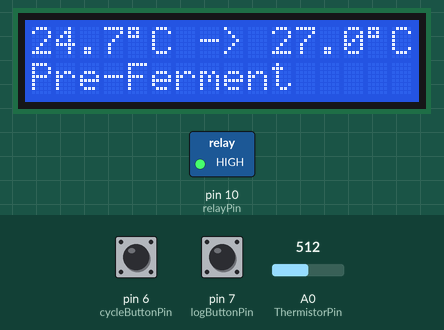
Simulated run of this sketch. Board: Arduino Uno, built with avr-gcc and run on an emulated ATmega328P. On the bench: 16×2 character LCD, switched loads named in the sketch (green lamp = pin HIGH). The test bench sets the inputs (shaded band); at power-on: pin 7 (logButtonPin) HIGH, pin 6 (cycleButtonPin) HIGH, A0 (ThermistorPin) = 512. Storage starts empty; pins used as bus, display or sensor lines are not drawn; what the sketch prints to the serial monitor is not drawn.

Above: at 1.9 s.
2.0 s: pin 7 (logButtonPin) pulled LOW for 3.2 s
At 5.6 s:
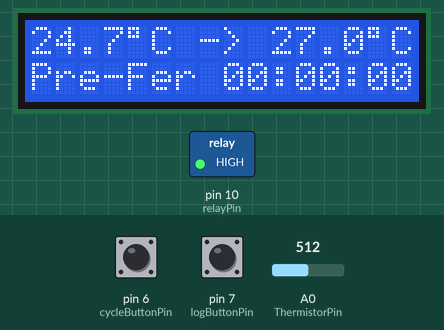
9.4 s: pin 6 (cycleButtonPin) pulled LOW for 1.3 s
At 11.2 s:
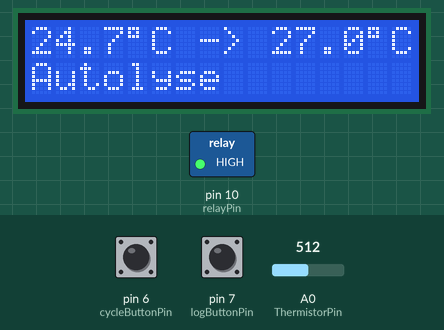
12.2 s: pin 7 (logButtonPin) pulled LOW for 1.3 s
At 14.3 s:
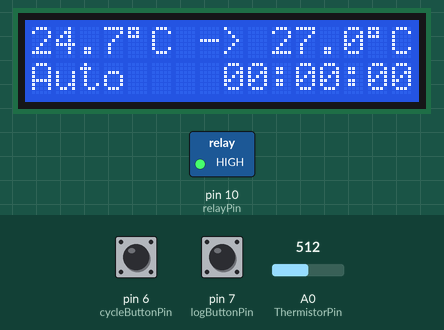
17.7 s: pin 6 (cycleButtonPin) pulled LOW for 3.2 s
At 21.4 s:
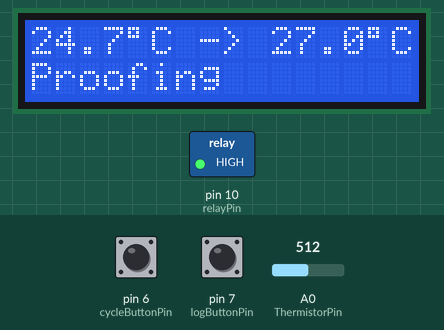
22.4 s: pin 7 (logButtonPin) pulled LOW for 1.3 s
At 23.7 s:
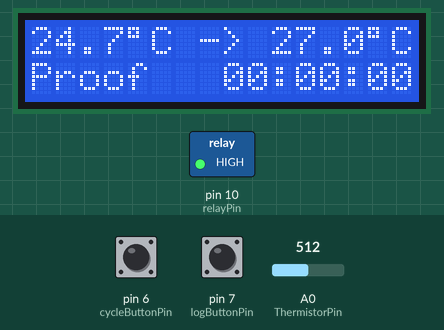
27.9 s: A0 (ThermistorPin) set to 524
At 28.7 s:
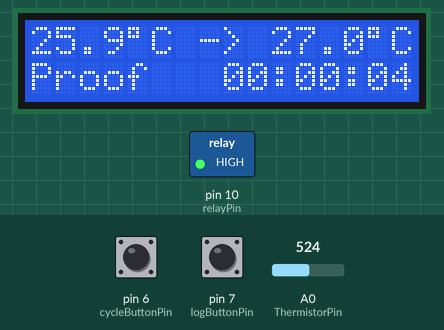
30.7 s: A0 (ThermistorPin) set to 546
Timing chart, 0 to 33.7 s (numbered marks = the images above; inputs shaded):
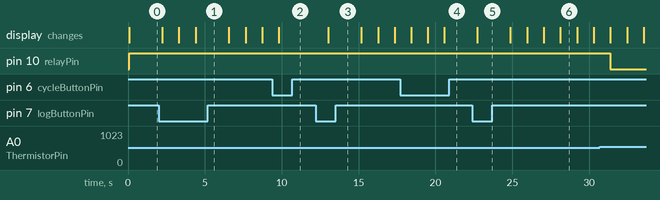

The sketch:

breadbot.ino
```cpp
// If power is lost and timer restarts, you can add timestamps in Google Sheets
// =(TIME(3,48,23)+TIME(0,45,3))

#include <LiquidCrystal.h>
#include <SD.h>

LiquidCrystal lcd(A4, A5, 5, 4, 3, 2);

// SPI SD Card Pins
// MOSI = Pin 11
// MISO = Pin 12
// SCLK = Pin 13
int SD_CS_Pin = 8;

int ThermistorPin = 0;
int relayPin = 10;
int cycleButtonPin = 6;
int logButtonPin = 7;
int Vo;
float R1 = 10000;
float logR2, R2, T, Tc, TcRounded;
float Tdesired = 27.0;
float c1 = 1.009249522e-03, c2 = 2.378405444e-04, c3 = 2.019202697e-07;
unsigned long loggingTurnedOnAt;

String timeToShow;

File logFile;

bool logging = false;

String fermentationTypes[] = {"Pre-Ferment", "Autolyse", "Bulk Ferment", "Bench Rest", "Proofing"};
String fermentationTypesAbbreviated[] = {"Pre-Fer", "Auto", "Bulk", "Rest", "Proof"};
int selectedItem = 0;
int arrayCount = sizeof(fermentationTypes) / sizeof(fermentationTypes[0]);

void setup() {
  Serial.begin(9600);

  pinMode(relayPin, OUTPUT);
  pinMode(cycleButtonPin, INPUT);
  digitalWrite(cycleButtonPin, HIGH);
  pinMode(logButtonPin, INPUT);
  digitalWrite(logButtonPin, HIGH);

  Serial.println("Initializing Card");
  digitalWrite(SD_CS_Pin, HIGH);
  pinMode(SD_CS_Pin, OUTPUT);

  // Initialize Card
  if (!SD.begin(SD_CS_Pin)) {
    Serial.println("Card Failure");
    return;
  } else {
    Serial.println("Card Ready");
  }

  setLoggingOff();
}

void loop() {

  if (!digitalRead(cycleButtonPin) == true) {
    cyclePhase();
  }

  if (!digitalRead(logButtonPin) == true) {
    toggleLogging();
  }

  lcd.begin(16, 2);
  lcd.setCursor(0, 0);

  Vo = analogRead(ThermistorPin);
  R2 = R1 * (1023.0 / (float)Vo - 1.0);
  logR2 = log(R2);
  T = (1.0 / (c1 + c2*logR2 + c3*logR2*logR2*logR2));
  Tc = T - 273.15;
  Tc = round(Tc*10)/10.0;

  // If the temp is above the desired temp.
  // Round the temp to 0.20 increments, to avoid
  // 0.1 changes flicking the light on and off repeatedly.
  if (Tc > Tdesired) {
    TcRounded = round(Tc * 5.0) / 5.0;
  } else {
    TcRounded = Tc;
  }

  lcd.print(Tc,1);
  lcd.print((char)223);
  lcd.print("C");
  lcd.print(" -> ");
  lcd.print(Tdesired,1);
  lcd.print((char)223);
  lcd.print("C");

  if (TcRounded < Tdesired) {
      heaterOn();
  } else {
      heaterOff();
  }

  showPhase();

  if (logging == true) {
    lcd.setCursor(0, 1);
    lcd.print("                ");
    lcd.setCursor(0, 1);
    lcd.print(fermentationTypesAbbreviated[selectedItem]);
    lcd.setCursor(7, 1);
    lcd.print(" " + timeToShow);
    log();
  }

  delay(1000);
}

void toggleLogging() {
  if (logging == true) {
    setLoggingOff();
  } else {
    setLoggingOn();
  }
}

void setLoggingOn() {
  loggingTurnedOnAt = millis();
  logging = true;
}

void setLoggingOff() {
  logging = false;
  timeToShow = "00:00:00";
}

void showPhase() {
  lcd.setCursor(0, 1);
  lcd.print(fermentationTypes[selectedItem]);
}

void cyclePhase() {
  setLoggingOff();
  if (selectedItem == (arrayCount - 1)) {
    selectedItem = 0;
  } else {
    selectedItem += 1;
  }
}

void log() {
  if (selectedItem == 0) {
    logPreFerment();
  } else if (selectedItem == 1) {
    logAutolyse();
  } else if (selectedItem == 2) {
    logBulkFerment();
  } else if (selectedItem == 3) {
    logBenchRest();
  } else if (selectedItem == 4) {
    logProofing();
  }
}

void logPreFerment() {
  unsigned long time = millis() - loggingTurnedOnAt;
  timeToShow = formatTime(time);
  // Write data to log file
  logFile = SD.open("BRDLOG.TXT", FILE_WRITE);
  if (logFile) {
    Serial.println("\{\"stage\": \"Pre-Ferment\", \"time\": \"" + timeToShow + "\", \"temp\": " + Tc + "\},");
    logFile.println("\{\"stage\": \"Pre-Ferment\", \"time\": \"" + timeToShow + "\", \"temp\": " + Tc + "\},");
    logFile.close();
  } else {
    Serial.println("Couldn't open log file");
  }
}

void logAutolyse() {
  unsigned long time = millis() - loggingTurnedOnAt;
  timeToShow = formatTime(time);
  // Write data to log file
  logFile = SD.open("BRDLOG.TXT", FILE_WRITE);
  if (logFile) {
    Serial.println("\{\"stage\": \"Autolyse\", \"time\": \"" + timeToShow + "\", \"temp\": " + Tc + "\},");
    logFile.println("\{\"stage\": \"Autolyse\", \"time\": \"" + timeToShow + "\", \"temp\": " + Tc + "\},");
    logFile.close();
  } else {
    Serial.println("Couldn't open log file");
  }
}

void logBulkFerment() {
  unsigned long time = millis() - loggingTurnedOnAt;
  timeToShow = formatTime(time);
  // Write data to log file
  logFile = SD.open("BRDLOG.TXT", FILE_WRITE);
  if (logFile) {
    Serial.println("\{\"stage\": \"Bulk Ferment\", \"time\": \"" + timeToShow + "\", \"temp\": " + Tc + "\},");
    logFile.println("\{\"stage\": \"Bulk Ferment\", \"time\": \"" + timeToShow + "\", \"temp\": " + Tc + "\},");
    logFile.close();
  } else {
    Serial.println("Couldn't open log file");
  }
}

void logBenchRest() {
  unsigned long time = millis() - loggingTurnedOnAt;
  timeToShow = formatTime(time);
  // Write data to log file
  logFile = SD.open("BRDLOG.TXT", FILE_WRITE);
  if (logFile) {
    Serial.println("\{\"stage\": \"Bench Rest\", \"time\": \"" + timeToShow + "\", \"temp\": " + Tc + "\},");
    logFile.println("\{\"stage\": \"Bench Rest\", \"time\": \"" + timeToShow + "\", \"temp\": " + Tc + "\},");
    logFile.close();
  } else {
    Serial.println("Couldn't open log file");
  }
}

void logProofing() {
  unsigned long time = millis() - loggingTurnedOnAt;
  timeToShow = formatTime(time);
  // Write data to log file
  logFile = SD.open("BRDLOG.TXT", FILE_WRITE);
  if (logFile) {
    Serial.println("\{\"stage\": \"Proofing\", \"time\": \"" + timeToShow + "\", \"temp\": " + Tc + "\},");
    logFile.println("\{\"stage\": \"Proofing\", \"time\": \"" + timeToShow + "\", \"temp\": " + Tc + "\},");
    logFile.close();
  } else {
    Serial.println("Couldn't open log file");
  }
}

String formatTime(unsigned long time) {
  float h, m, s, ms;
  unsigned long over;

  h = int(time / 3600000);
  over = time % 3600000;
  m = int(over / 60000);
  over = over % 60000;
  s = int(over / 1000);
  ms = over % 1000;

  String formattedTime;

  // display the results
  if (h<10) formattedTime += 0;
  formattedTime += int(h);
  formattedTime += ":";
  if (m<10) formattedTime += 0;
  formattedTime += int(m);
  formattedTime += ":";
  if (s<10) formattedTime += 0;
  formattedTime += int(s);

  return formattedTime;
}

void heaterOn() {
  digitalWrite(relayPin, HIGH);
}

void heaterOff() {
  digitalWrite(relayPin, LOW);
}
```

Measured:
- after the input at 2.0 s, the display: changes after 0.24 s (image 1)
- after the input at 9.4 s, the display: changes after 0.40 s (image 2)
- after the input at 12.2 s, the display: changes after 0.82 s (image 3)
- after the input at 17.7 s, the display: first changes after 0.73 s (image 4 shows a later state)
- after the input at 22.4 s, the display: changes after 0.31 s (image 5)
- after the input at 30.7 s, pin 10 (relayPin): HIGH → LOW after 0.67 s
- what the display in image 6 shows lasts 1.1 s, from 28.1 s to 29.2 s
